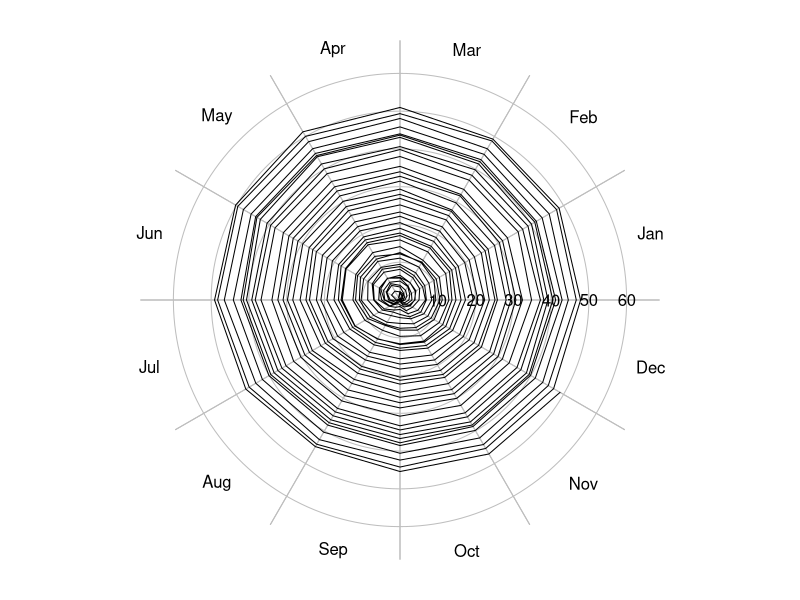
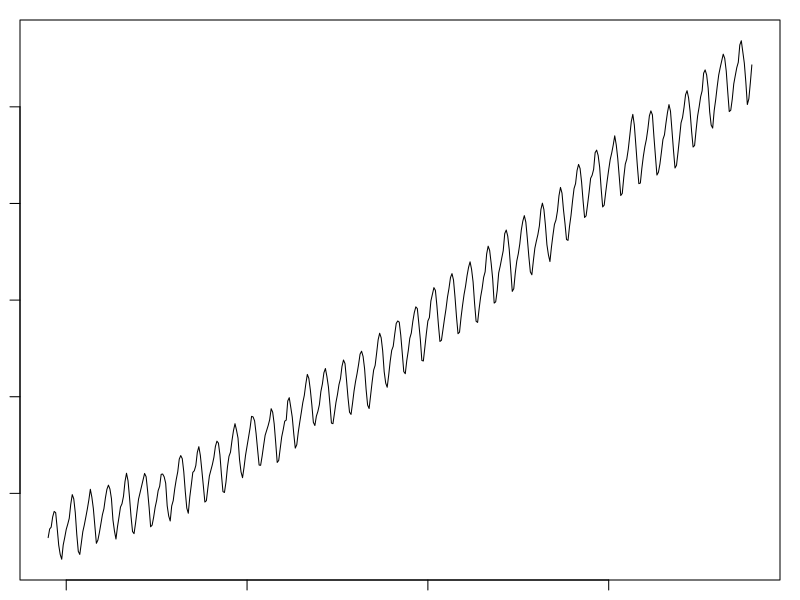

R code for these plots, in order:

## ----hodograph, fig.path='2014-02-08-'-----------------------------------
hodograph <- function(x, y, t, rings, tcut=c("daily", "yearly"), ...)
{
    tcut <- match.arg(tcut)
    if (missing(t)) {
        stop("x-y method not coded yet\n")
    } else {
        if (!missing(y)) {
            stop("cannot give y if t is given\n")
        }
        if (tcut== "yearly") {
            ## x=x(t)
            t <- as.POSIXlt(t)
            start <- ISOdatetime(1900+as.POSIXlt(t[1])$year, 1, 1, 0, 0, 0,
                                 tz=attr(t, "tzone"))
            day <- as.numeric(julian(t, origin=start))
            xx <- x * cos(day / 365 * 2 * pi)
            yy <- x * sin(day / 365 * 2 * pi)
            ## axes
            if (missing(rings))
                rings <- pretty(sqrt(xx^2 + yy^2))
            rscale <- 1.04 * max(rings)
            theta <- seq(0, 2 * pi, length.out=200)
            plot(xx, yy, asp=1, xlim=rscale*c(-1.1,1.1), ylim=rscale*c(-1.1, 1.1),
                 type='n', xlab="", ylab="", axes=FALSE)
            ## month lines
            month <- c("Jan", "Feb", "Mar", "Apr", "May", "Jun", "Jul", "Aug", "Sep", "Oct", "Nov", "Dec")
            for (m in 1:12) {
                phi <- 2*pi*(m-1)/12
                lines(rscale*cos(phi)*c(-1.1,1.1), rscale*sin(phi)*c(-1.1,1.1), col='gray')
                phi <- 2*pi*(0.5/12+(m-1)/12)
                text(1.1*rscale * cos(phi), 1.1*rscale * sin(phi), month[m]) 
            }
            for (r in rings) {
                ## do not mess up the origin with a ring and label
                if (r > 0) {
                    gx <- r * cos(theta)
                    gy <- r * sin(theta)
                    lines(gx, gy, col='gray')
                    text(gx[1], 0, format(r))
                }
            }
            points(xx, yy, ...)
        } else {
            stop("only tcut=\"yearly\" works at this time\n")
        }
    }
}
data(co2)
year <- as.numeric(time(co2))
t0 <- as.POSIXlt("1959-01-01 00:00:00", tz="UTC")
t <- t0 + (year - year[1]) *365*86400
par(mar=rep(1, 4))
hodograph(x=co2-co2[1], t=t, tcut="yearly", type="l")


## ----timeseries, fig.path='2014-02-08-'----------------------------------
plot(co2)


